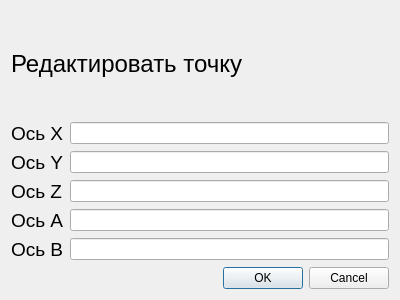
<?xml version="1.0" encoding="UTF-8"?>
<ui version="4.0">
 <class>EditPointDialog</class>
 <widget class="QDialog" name="EditPointDialog">
  <property name="geometry">
   <rect>
    <x>0</x>
    <y>0</y>
    <width>400</width>
    <height>300</height>
   </rect>
  </property>
  <property name="windowTitle">
   <string>Dialog</string>
  </property>
  <layout class="QGridLayout" name="gridLayout">
   <item row="1" column="0">
    <widget class="QLabel" name="edit_point_label_axis_x">
     <property name="font">
      <font>
       <pointsize>14</pointsize>
      </font>
     </property>
     <property name="text">
      <string>Ось X</string>
     </property>
    </widget>
   </item>
   <item row="1" column="1">
    <widget class="QLineEdit" name="edit_point_lineEdit_axis_x"/>
   </item>
   <item row="2" column="0">
    <widget class="QLabel" name="edit_point_label_axis_y">
     <property name="font">
      <font>
       <pointsize>14</pointsize>
      </font>
     </property>
     <property name="text">
      <string>Ось Y</string>
     </property>
    </widget>
   </item>
   <item row="2" column="1">
    <widget class="QLineEdit" name="edit_point_lineEdit_axis_y"/>
   </item>
   <item row="3" column="0">
    <widget class="QLabel" name="edit_point_label_axis_z">
     <property name="font">
      <font>
       <pointsize>14</pointsize>
      </font>
     </property>
     <property name="text">
      <string>Ось Z</string>
     </property>
    </widget>
   </item>
   <item row="3" column="1">
    <widget class="QLineEdit" name="edit_point_lineEdit_axis_z"/>
   </item>
   <item row="4" column="0">
    <widget class="QLabel" name="edit_point_label_axis_a">
     <property name="font">
      <font>
       <pointsize>14</pointsize>
      </font>
     </property>
     <property name="text">
      <string>Ось A</string>
     </property>
    </widget>
   </item>
   <item row="4" column="1">
    <widget class="QLineEdit" name="edit_point_lineEdit_axis_a"/>
   </item>
   <item row="5" column="0">
    <widget class="QLabel" name="edit_point_label_axis_b">
     <property name="font">
      <font>
       <pointsize>14</pointsize>
      </font>
     </property>
     <property name="text">
      <string>Ось B</string>
     </property>
    </widget>
   </item>
   <item row="5" column="1">
    <widget class="QLineEdit" name="edit_point_lineEdit_axis_b"/>
   </item>
   <item row="6" column="0" colspan="2">
    <widget class="QDialogButtonBox" name="buttonBox">
     <property name="orientation">
      <enum>Qt::Horizontal</enum>
     </property>
     <property name="standardButtons">
      <set>QDialogButtonBox::Cancel|QDialogButtonBox::Ok</set>
     </property>
    </widget>
   </item>
   <item row="0" column="0" colspan="2">
    <widget class="QLabel" name="edit_point_label_title">
     <property name="font">
      <font>
       <pointsize>18</pointsize>
      </font>
     </property>
     <property name="text">
      <string>Редактировать точку</string>
     </property>
    </widget>
   </item>
  </layout>
 </widget>
 <resources/>
 <connections>
  <connection>
   <sender>buttonBox</sender>
   <signal>accepted()</signal>
   <receiver>EditPointDialog</receiver>
   <slot>accept()</slot>
   <hints>
    <hint type="sourcelabel">
     <x>248</x>
     <y>254</y>
    </hint>
    <hint type="destinationlabel">
     <x>157</x>
     <y>274</y>
    </hint>
   </hints>
  </connection>
  <connection>
   <sender>buttonBox</sender>
   <signal>rejected()</signal>
   <receiver>EditPointDialog</receiver>
   <slot>reject()</slot>
   <hints>
    <hint type="sourcelabel">
     <x>316</x>
     <y>260</y>
    </hint>
    <hint type="destinationlabel">
     <x>286</x>
     <y>274</y>
    </hint>
   </hints>
  </connection>
 </connections>
</ui>
